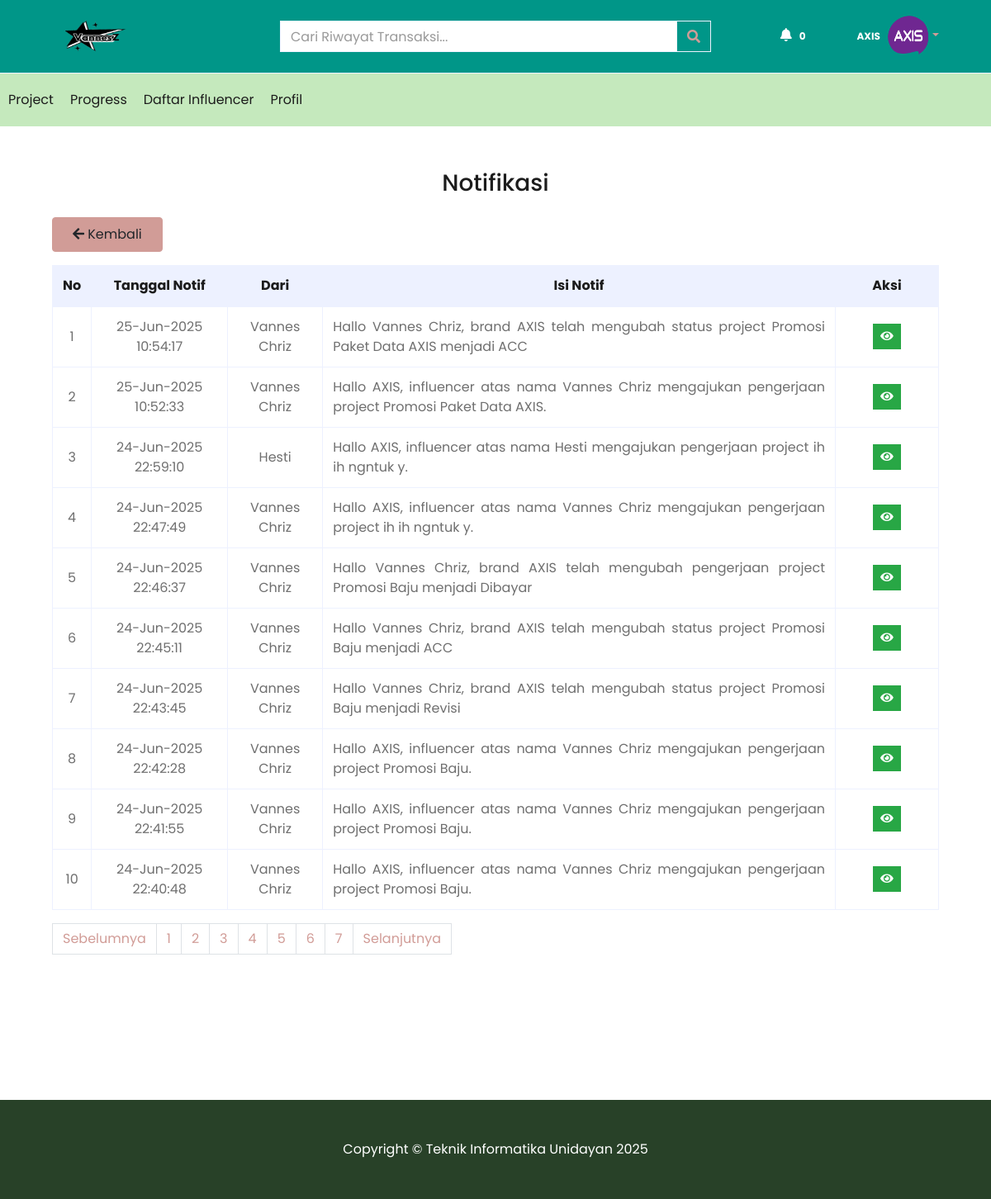
/vneszinfluencer/brand/notifikasi.php (signed in), run on the app's committed database.
### tables this page shows
CREATE TABLE `tabel_akun_brand` (
  `id_brand` int(11) NOT NULL,
  `nama_brand` varchar(30) NOT NULL,
  `username` varchar(50) NOT NULL,
  `password` varchar(50) NOT NULL,
  `foto_profil` varchar(30) NOT NULL,
  `email` varchar(30) NOT NULL,
  `nomor_telepon` varchar(15) NOT NULL
);

CREATE TABLE `tabel_notifikasi` (
  `id_notifikasi` int(11) NOT NULL,
  `id_project` int(11) NOT NULL,
  `id_progress` int(11) NOT NULL,
  `jenis_notif` varchar(20) NOT NULL,
  `waktu_notif` varchar(20) NOT NULL,
  `nama_brand` varchar(30) NOT NULL,
  `nama_influencer` varchar(30) NOT NULL,
  `isi_notif` text NOT NULL
);

### vneszinfluencer/brand/notifikasi.php (the view, shortened to what this page needs)
<?php
include '../koneksidb.php';
$user = $_SESSION['username'];
$pass = $_SESSION['password'];
$cari_notifikasi = "";
$result = mysqli_query($db, "SELECT * FROM tabel_akun_brand where username = '$user' and password = '$pass'");
$akun_brand = mysqli_fetch_array($result);
if(isset($_POST['cari_notifikasi'])){
    $cari_notifikasi = $_POST['cari_notifikasi'];
    $batas = 10;
	$halaman = isset($_GET['halaman'])?(int)$_GET['halaman'] : 1;
	$halaman_awal = ($halaman>1) ? ($halaman * $batas) - $batas : 0;
	$previous = $halaman - 1;
	$next = $halaman + 1;
    $result2 = mysqli_query($db, "SELECT * FROM tabel_notifikasi");
    $jumlah_data = mysqli_num_rows($result2);
	$total_halaman = ceil($jumlah_data / $batas);
    $notifikasi = mysqli_query($db, "SELECT * FROM tabel_notifikasi where waktu_notif LIKE '%".$_POST['cari_notifikasi']."%' AND nama_brand='".$akun_brand['nama_brand']."' ORDER by waktu_notif DESC limit $halaman_awal, $batas");
    $nomor = $halaman_awal+1;
}else{
    $batas = 10;
	$halaman = isset($_GET['halaman'])?(int)$_GET['halaman'] : 1;
	$halaman_awal = ($halaman>1) ? ($halaman * $batas) - $batas : 0;
	$previous = $halaman - 1;
	$next = $halaman + 1;
    $result2 = mysqli_query($db, "SELECT * FROM tabel_notifikasi");
    $jumlah_data = mysqli_num_rows($result2);
	$total_halaman = ceil($jumlah_data / $batas);
    $notifikasi = mysqli_query($db, "SELECT * FROM tabel_notifikasi where nama_brand='".$akun_brand['nama_brand']."' ORDER by waktu_notif DESC limit $halaman_awal, $batas");
    $nomor = $halaman_awal+1;
}
?>
<!DOCTYPE html>
<html lang="en">
<head>
    <link href="https://cdnjs.cloudflare.com/ajax/libs/font-awesome/5.10.0/css/all.min.css" rel="stylesheet">
    <link href="../lib/owlcarousel/assets/owl.carousel.min.css" rel="stylesheet">
    <link href="../css/style.css" rel="stylesheet">
</head>
<body>
    <div class="container-fluid" style="background-color: #009688;">
        <div class="row align-items-center py-1 px-xl-5">
            <div class="col-lg-3 d-none d-lg-block">
                <a href="" class="text-decoration-none">
                    <h1 class="m-0 display-5 font-weight-semi-bold"><img src="logoaplikasi.png" alt="" width="100" height="80"></h1>
                </a>
            </div>
            <div class="col-lg-6 col-6 text-left">
                <form action="notifikasi.php" method="post">
                    <div class="input-group">
                        <input type="text" class="form-control" placeholder="Cari Riwayat Transaksi..." name="cari_notifikasi" value="<?= $cari_notifikasi;?>">
                        <div class="input-group-append">
                            <span class="input-group-text bg-transparent text-primary">
                                <i class="fa fa-search"></i>
                            </span>
                        </div>
                    </div>
                </form>
            </div>
            <div class="col-lg-3 col-6 text-right">
                <a href="" class="mr-5">
                    <i class="fas fa-bell text-white"></i>
                    <span class="badge text-white">0</span>
                </a>
                <a href="">
                    <span class="badge text-white"><?= $akun_brand['nama_brand'];?></span>
                    <a href="#" class=" dropdown-toggle" data-toggle="dropdown"> <img class="rounded-circle" alt="avatar1" src="gambar/<?= $akun_brand['foto_profil'];?>" width="50" height="50"/></a>
                </a>
            </div>
        </div>
    </div>
    <div class="container-fluid mb-1">
        <div class="row border-top px-0">
            <div class="col-lg-12 px-0">
                <nav class="navbar navbar-expand-lg navbar-light py-lg-0 px-0" style="background-color:rgba(185, 228, 175, 0.82);">
                    <div class="collapse navbar-collapse justify-content-between" id="navbarCollapse">
                        <div class="navbar-nav mr-auto py-0">
                            <a href="project.php" class="nav-item nav-link">Project</a>
                            <a href="progress.php" class="nav-item nav-link">Progress</a>
                            <a href="daftarinfluencer.php" class="nav-item nav-link">Daftar Influencer</a>
                            <a href="profil.php" class="nav-item nav-link">Profil</a>
                        </div>
                    </div>
                </nav>
            </div>
        </div>
    </div>
    <div class="container-fluid pt-5 py-5">
        <div class="row px-xl-5 pb-3">
        <div class="col-lg-12">
            <div class="text-center mb-4">
                <h3><span class="px-2">Notifikasi</span></h3>
            </div>
            <button class="btn btn-primary py-2 px-4 mb-3 rounded" type="submit" id="sendMessageButton" onclick="window.location='profil.php';"><i class="fa fa-arrow-left"></i> Kembali</button>
        </div>
        <div class="col-lg-12 table-responsive mb-5">
                <table class="table table-bordered text-center mb-0">
                    <thead class="bg-secondary text-dark">
                        <tr>
                            <th>No</th>
                            <th>Tanggal Notif</th>
                            <th>Dari</th>
                            <th>Isi Notif</th>
                            <th>Aksi</th>
                        </tr>
                    </thead>
                    <tbody class="align-middle">
                        <?php while($data_notifikasi = mysqli_fetch_array($notifikasi)) { ?>
                        <tr>
                            <td class="align-middle"><?= $nomor; ?></td>
                            <td class="align-middle"><?= $data_notifikasi['waktu_notif']; ?></td>
                            <td class="align-middle"><?= $data_notifikasi['nama_influencer']; ?></td>
                            <td class="text-justify"><?= $data_notifikasi['isi_notif']; ?></td>
                            <td class="align-middle">
                            <div class="input-group quantity mx-auto" style="width: 100px;">
                                    <div class="input-group-btn mx-auto">
                                        <a href="detailprogress.php?id=<?= $data_notifikasi['id_progress'];?>" class="btn btn-sm btn-success" title="Detail">
                                        <i class="fa fa-eye"></i>
                                        </a>
                                    </div>
                                </div>
                            </td>
                        </tr>
                        <?php $nomor++; }?>
                    </tbody>
                </table>
                <nav>
                                    <ul class="pagination mt-3">
                                        <li class="page-item">
                                            <a class="page-link" <?php if($halaman > 1){ echo "href='?halaman=$previous'"; } ?>>Sebelumnya</a>
                                        </li>
                                        <?php
                                        for($x=1;$x<=$total_halaman;$x++){
                                            ?>
                                            <li class="page-item"><a class="page-link" href="?halaman=<?php echo $x ?>"><?php echo $x; ?></a></li>
                                            <?php
                                        }
                                        ?>
                                        <li class="page-item">
                                            <a  class="page-link" <?php if($halaman < $total_halaman) { echo "href='?halaman=$next'"; } ?>>Selanjutnya</a>
                                        </li>
                                    </ul>
                                </nav>
            </div>
        </div>
    </div>
    <div class="container-fluid text-white mt-5 pt-5 pb-5" style="background-color:rgba(11, 39, 11, 0.88);">
        <div class="row mx-xl-12 py-0">
            <div class="col-md-12 px-xl-0">
                <p class="mb-md-0 text-center text-white">
                    Copyright &copy; Teknik Informatika Unidayan 2025
                </p>
            </div>
        </div>
    </div>
</body>
</html>

### data on the page
tabel_akun_brand: nama_brand "AXIS", foto_profil (picture)
tabel_notifikasi: waktu_notif "25-Jun-2025 10:54:17", nama_influencer "Vannes Chriz", isi_notif "Hallo Vannes Chriz, brand AXIS telah mengubah status project Promosi Paket Data AXIS menjadi ACC"
tabel_notifikasi: waktu_notif "25-Jun-2025 10:52:33", nama_influencer "Vannes Chriz", isi_notif "Hallo AXIS, influencer atas nama Vannes Chriz mengajukan pengerjaan project Promosi Paket Data AXIS."
tabel_notifikasi: waktu_notif "24-Jun-2025 22:59:10", nama_influencer "Hesti", isi_notif "Hallo AXIS, influencer atas nama Hesti mengajukan pengerjaan project ih ih ngntuk y."
tabel_notifikasi: waktu_notif "24-Jun-2025 22:47:49", nama_influencer "Vannes Chriz", isi_notif "Hallo AXIS, influencer atas nama Vannes Chriz mengajukan pengerjaan project ih ih ngntuk y."
tabel_notifikasi: waktu_notif "24-Jun-2025 22:46:37", nama_influencer "Vannes Chriz", isi_notif "Hallo Vannes Chriz, brand AXIS telah mengubah pengerjaan project Promosi Baju menjadi Dibayar"
tabel_notifikasi: waktu_notif "24-Jun-2025 22:45:11", nama_influencer "Vannes Chriz", isi_notif "Hallo Vannes Chriz, brand AXIS telah mengubah status project Promosi Baju menjadi ACC"
tabel_notifikasi: waktu_notif "24-Jun-2025 22:43:45", nama_influencer "Vannes Chriz", isi_notif "Hallo Vannes Chriz, brand AXIS telah mengubah status project Promosi Baju menjadi Revisi"
tabel_notifikasi: waktu_notif "24-Jun-2025 22:42:28", nama_influencer "Vannes Chriz", isi_notif "Hallo AXIS, influencer atas nama Vannes Chriz mengajukan pengerjaan project Promosi Baju."
tabel_notifikasi: waktu_notif "24-Jun-2025 22:41:55", nama_influencer "Vannes Chriz", isi_notif "Hallo AXIS, influencer atas nama Vannes Chriz mengajukan pengerjaan project Promosi Baju."
tabel_notifikasi: waktu_notif "24-Jun-2025 22:40:48", nama_influencer "Vannes Chriz", isi_notif "Hallo AXIS, influencer atas nama Vannes Chriz mengajukan pengerjaan project Promosi Baju."
